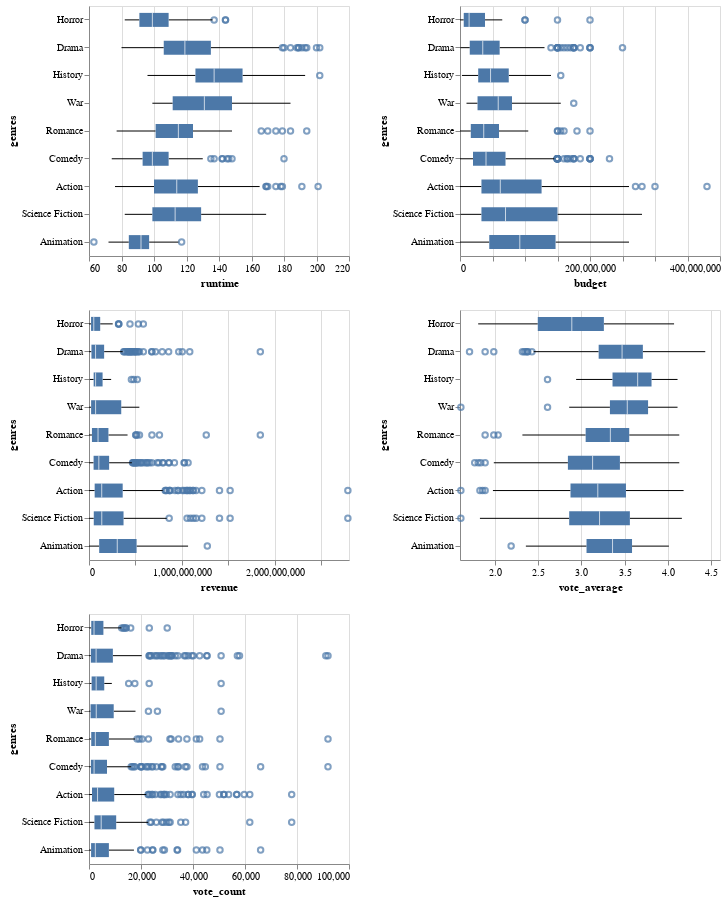

Notebook code for this chart:
### Markdown cell above
<div class="alert alert-info" style="color:black">

### Question 3.3
rubric={viz:1,accuracy:2,reasoning:2}

<h4>Python</h4>
<ol type="1">
<li>Copy the code from you boxplot above and use the same strategy as for the histograms to repeat this boxplot for all numerical values. Make sure to set the x-axis scale to not include 0 unless necessary, so that the <code>runtime</code> boxpot uses the available space well (you don't need to sort the y-axis by different columns, it is better that categories are sorted by median revenue in all facets so that we don't have to keep track of how they move around between subplots).</li>
<li>Study the boxplots you just created and reflect over what you see. Identify a research oriented question that you would be interested in exploring and briefly motivate why you think this would be interesting (&lt;90 words, it can be a general question, does not have to relate to Bestflix). This is an open ended question because EDA is often open ended. And even when you go in with one particular hypotheses, you must stay open to what the data tells you and be able to detect interesting relationships that you did not foresee ahead of time.</li>
</ol>

</div>

### Code cell
# YOUR ANSWER GOES HERE
genre_col = "genres" if "genres" in df_movie.columns else "genre"
boom_genres = df_movie.explode(genre_col).dropna(subset=[genre_col])

numeric_cols = [c for c in boom_genres.select_dtypes(include="number").columns if c != "id"]

genres_by_revenue = (
    boom_genres.dropna(subset=["revenue"])
    .groupby(genre_col)["revenue"]
    .median()
    .sort_values()
    .index
    .tolist()
)

alt.Chart(boom_genres).mark_boxplot().encode(
    x=alt.X(alt.repeat("repeat"), type="quantitative", scale=alt.Scale(zero=False)),
    y=alt.Y(f"{genre_col}:N", sort=genres_by_revenue),
    tooltip=["title:N", f"{genre_col}:N"]
).properties(
    width=260,
    height=250
).repeat(
    repeat=numeric_cols,
    columns=2
).resolve_scale(
    x="independent"
)
